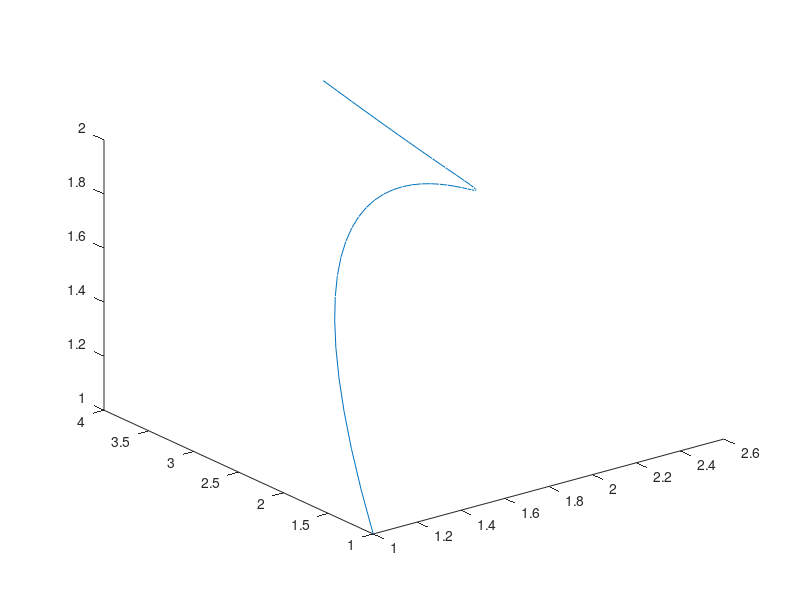
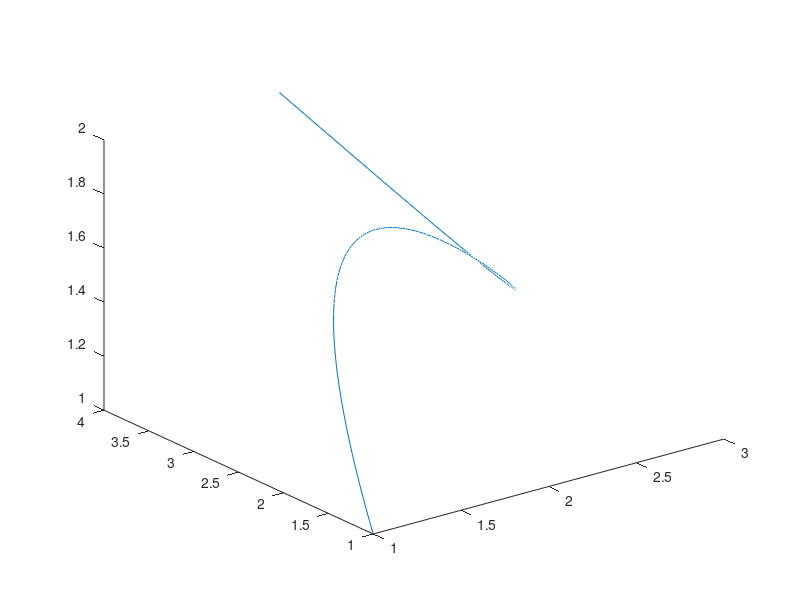
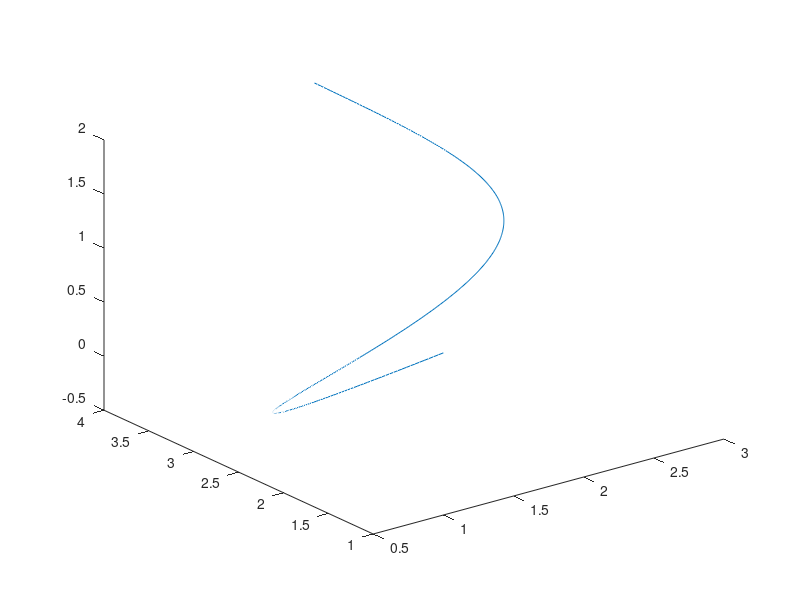
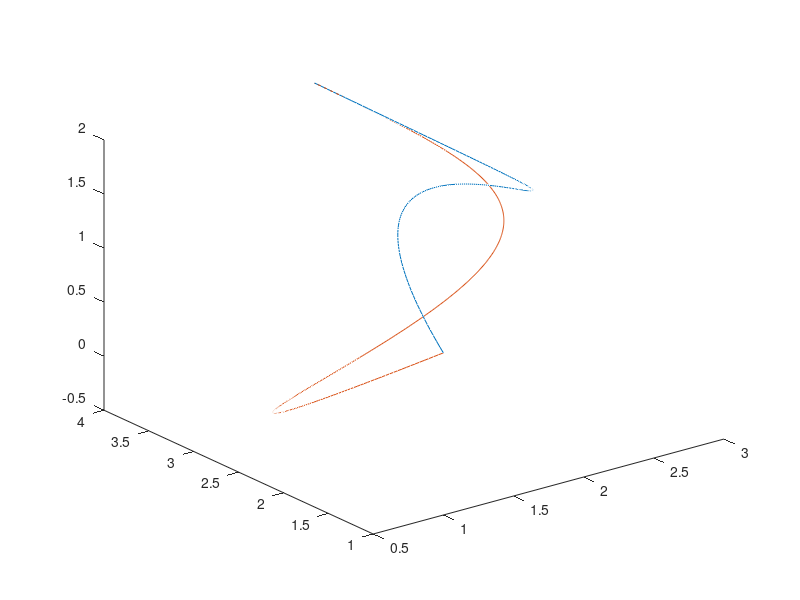

Recreate these plots in MATLAB, in order.
%% Problem 4

%% Part A

B= [ 1 1 1 ;1 3 3; 3 2 1; 2 4 2]; % Control Points have been represented in B Matrix
M_H=[-1 3 -3 1; 3 -6 3 0; -3 3 0 0; 1 0 0 0]; % Hermite Matrix for the 3rd Degree curve i.e with 4 control points

u= 0:0.025:1; % value of u varies from 0-1 with an interval of 0.025 
u_vector= [u.^3; u.^2; u; ones(1, length(u))]';

P= u_vector*M_H*B;
figure()
plot3(P(:, 1), P(:, 2), P(:, 3))

%% Part B

B1= [ 1 1 1 ;1 3 3; 3 2 1; 3 2 1; 2 4 2];% New Control Points have been represented in B1 Matrix
M_H_1= [1 -4 6 -4 1; -4 12 -12 4 0; 6 -12 6 0 0; -4 4 0 0 0; 1 0 0 0 0]; % Hermite Matrix for the 4th Degree curve i.e with 5 control points

u1= 0:0.005:1; % value of u1 varies from 0-1 with an interval of 0.005
u_vector_1= [ u1.^4; u1.^3; u1.^2; u1; ones(1, length(u1))]';

P1= u_vector_1*M_H_1*B1

figure()
plot3(P1(:, 1), P1(:, 2), P1(:, 3))

% tan vector & unit tan vector
%% u=0
u = 0;
uVec_1 = [ 4*(u^3) 3*(u^2) 2*u 1 0]
PsupU_1 = uVec_1*M_H_1*B1;
PsupUNorm_1 = PsupU_1./norm(PsupU_1);
fprintf('Problem 3a - Tangent Vector = [%.2f, %.2f, %.2f], Unit Tangent Vector = [%.2f, %.2f, %.2f]\n', PsupU_1(1), PsupU_1(2), PsupU_1(3), PsupUNorm_1(1), PsupUNorm_1(2), PsupUNorm_1(3))

%% u=0.5
u = 0.5;
uVec_2 = [ 4*(u^3) 3*(u^2) 2*u 1 0]
PsupU_2 = uVec_2*M_H_1*B1;
PsupUNorm_2 = PsupU_2./norm(PsupU_2);
fprintf('Problem 3a - Tangent Vector = [%.2f, %.2f, %.2f], Unit Tangent Vector = [%.2f, %.2f, %.2f]\n', PsupU_2(1), PsupU_2(2), PsupU_2(3), PsupUNorm_2(1), PsupUNorm_2(2), PsupUNorm_2(3))

%% u=0.75
u = 0.75;
uVec_3 = [ 4*(u^3) 3*(u^2) 2*u 1 0]
PsupU_3 = uVec_3*M_H_1*B1;
PsupUNorm_3 = PsupU_3./norm(PsupU_3);
fprintf('Problem 3a - Tangent Vector = [%.2f, %.2f, %.2f], Unit Tangent Vector = [%.2f, %.2f, %.2f]\n', PsupU_3(1), PsupU_3(2), PsupU_3(3), PsupUNorm_3(1), PsupUNorm_3(2), PsupUNorm_3(3))

%% u=1
u = 1;
uVec_4 = [ 4*(u^3) 3*(u^2) 2*u 1 0]
PsupU_4 = uVec_4*M_H_1*B1;
PsupUNorm_4 = PsupU_4./norm(PsupU_4);
fprintf('Problem 3a - Tangent Vector = [%.2f, %.2f, %.2f], Unit Tangent Vector = [%.2f, %.2f, %.2f]\n', PsupU_4(1), PsupU_4(2), PsupU_4(3), PsupUNorm_4(1), PsupUNorm_4(2), PsupUNorm_4(3))


%% Part C

B2= [ 1 1 1 ;0 5 -2; 3 2 1; 3 2 1; 2 4 2]; % New Control Points have been represented in B2 Matrix
M_H_2=[1 -4 6 -4 1; -4 12 -12 4 0; 6 -12 6 0 0; -4 4 0 0 0; 1 0 0 0 0]; % Hermite Matrix for the 4th Degree curve i.e with 5 control points

u2= 0:0.0025:1; % value of u2 varies from 0-1 with an interval of 0.0025
u_vector_2= [ u2.^4; u2.^3; u2.^2; u2; ones(1, length(u2))]';

P2= u_vector_2*M_H_2*B2

figure()
plot3(P2(:, 1), P2(:, 2), P2(:, 3))

figure()
plot3(P1(:, 1), P1(:, 2), P1(:, 3))
hold on
plot3(P2(:, 1), P2(:, 2), P2(:, 3))


